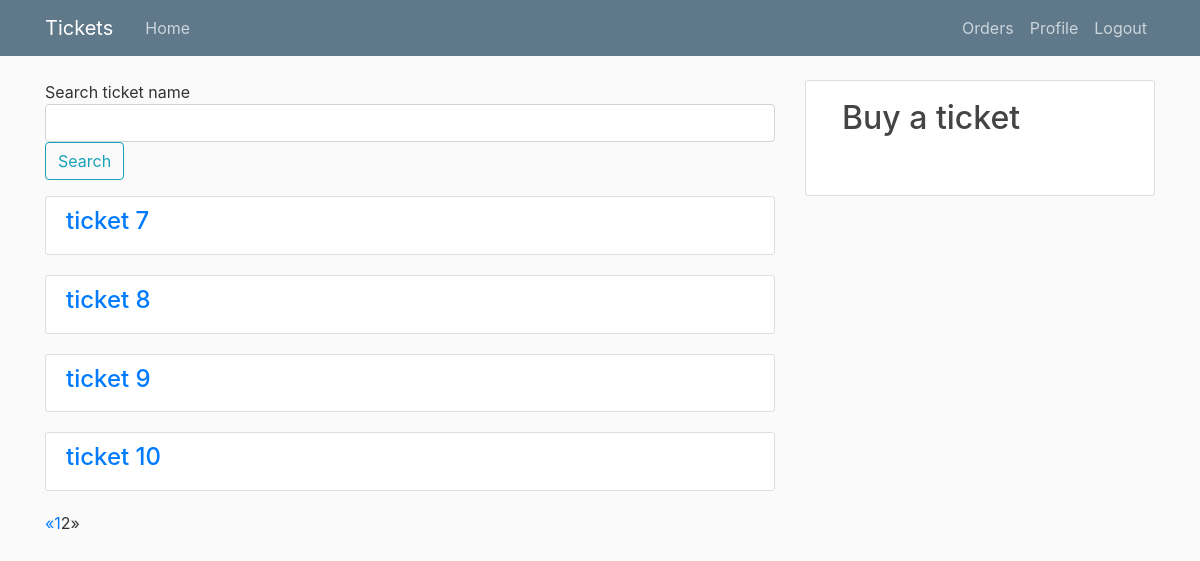
Page /orders/?page=2 (signed in) on the earlier database version.
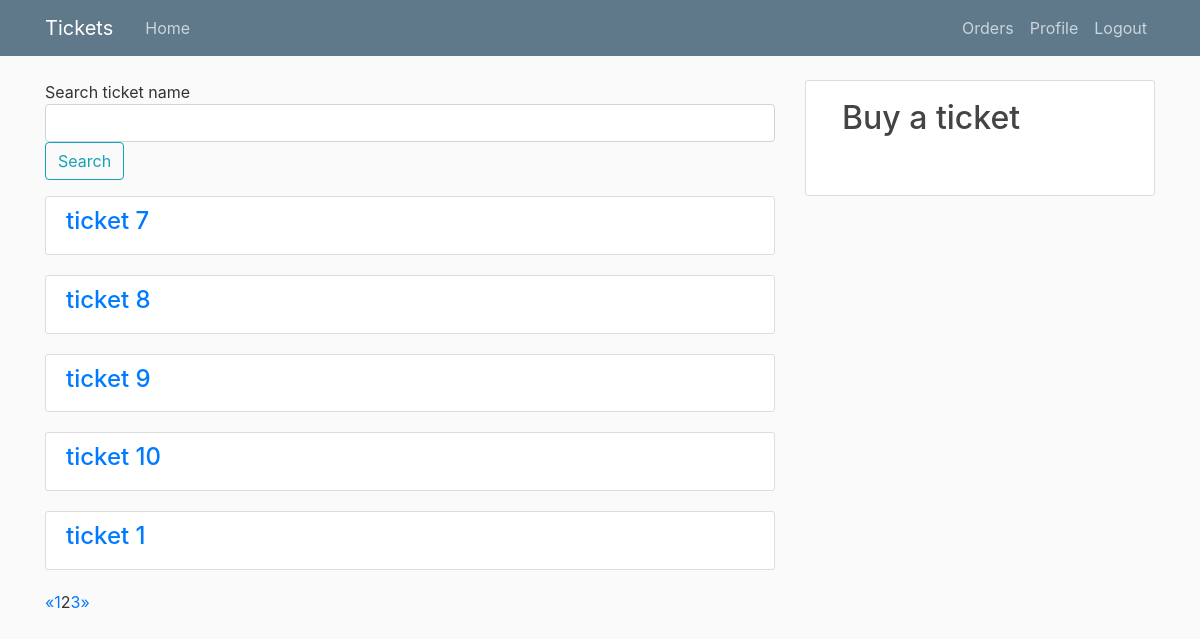
Same page on the later database version.
### tickets_app/models.py (models this page shows, shortened)
class Order(models.Model):
    user = models.ForeignKey(User, verbose_name=_("User"), on_delete=models.CASCADE, related_name="order")
    ticket = models.ForeignKey(Ticket, verbose_name=("Ticket"), on_delete=models.CASCADE, related_name="tk_order")
    class Meta:
        verbose_name = _('Order')
        verbose_name_plural = _('Orders')

class Ticket(models.Model):
    name = models.CharField(max_length=100, verbose_name=_("Name"))
    price = models.DecimalField(max_digits=4, decimal_places=2, verbose_name=_('Price'))
    start_date = models.DateTimeField(verbose_name=_("Start Date"))
    end_date = models.DateTimeField(verbose_name=_("End date"))
    barcode = models.PositiveSmallIntegerField(verbose_name=_("Barcode"), unique=True)
    def __str__(self):
        return self.name
    class Meta:
        verbose_name = _('Ticket')
        verbose_name_plural = _('tickets')

### tickets_app/views.py (the view)
# urls.py: path("orders/", ticket_views.orders, name="orders"),
@login_required
def orders(request: WSGIRequest) -> HttpResponse:
    user = request.user
    orders = Order.objects.filter(user=user)
    q = request.GET.get('q')
    if q:
        orders = Order.objects.filter(Q(ticket__name__icontains=q), Q(user=user))
    page = request.GET.get('page', 1)
    paginator = Paginator(orders, 5)
    try:
        orders = paginator.page(page)
    except PageNotAnInteger:
        orders = paginator.page(1)
    except EmptyPage:
        orders = paginator.page(paginator.num_pages)
    return render(request, "tickets_app/orders.html", context={
        "orders": orders,
    })

### tickets_app/templates/tickets_app/orders.html
{% extends "tickets_app/base.html" %}
{% block content %}
<form method="GET" action="orders">
  Search ticket name
  <div class = "form-group">
      <input class = "textinput textInput form-control" id="search_order" type="text" name="q" value="{{ request.GET.q }}">
      <button class = "btn btn-outline-info" >Search</button>
  </div>
</form>
  {% for order in orders %}
      <div class = "content-section">
          <h4><a href="{% url 'order-detail' order.id %}">{{order.ticket}}</a></h4>
      </div>
  {% endfor %}
  {% if orders.has_other_pages %}
      <ul class="pagination">
        {% if orders.has_previous %}
          <li><a href="?page={{ orders.previous_page_number }}">&laquo;</a></li>
        {% else %}
          <li class="disabled"><span>&laquo;</span></li>
        {% endif %}
        {% for i in orders.paginator.page_range %}
          {% if orders.number == i %}
            <li class="active"><span>{{ i }} <span class="sr-only">(current)</span></span></li>
          {% else %}
            <li><a href="?page={{ i }}">{{ i }}</a></li>
          {% endif %}
        {% endfor %}
        {% if orders.has_next %}
          <li><a href="?page={{ orders.next_page_number }}">&raquo;</a></li>
        {% else %}
          <li class="disabled"><span>&raquo;</span></li>
        {% endif %}
      </ul>
  {% endif %}
{% endblock content%}

### tickets_app/templates/tickets_app/base.html (shortened to what this page needs)
{% load static %}
<!DOCTYPE html>
<html>
    <head>
      <link rel="stylesheet" href="https://stackpath.bootstrapcdn.com/bootstrap/4.3.1/css/bootstrap.min.css">
      <link rel="stylesheet"  type = "text/css" href="{% static 'tickets_app/main.css' %}" >
    </head>
    <body>
      <header class="site-header">
        <nav class="navbar navbar-expand-md navbar-dark bg-steel fixed-top">
          <div class="container">
            <a class="navbar-brand mr-4" href="{% url 'orders' %}">Tickets</a>
            <div class="collapse navbar-collapse" id="navbarToggle">
              <div class="navbar-nav mr-auto">
                <a class="nav-item nav-link" href="{% url 'home' %}">Home</a>
              </div>
              <div class="navbar-nav">
                {% if user.is_authenticated %}
                  <a class="nav-item nav-link" href="{% url 'orders' %}">Orders</a>
                  <a class="nav-item nav-link" href="{% url 'profile' %}">Profile</a>
                  <a class="nav-item nav-link" href="{% url 'logout' %}">Logout</a>
                {% else %}
                  <a class="nav-item nav-link" href="{% url 'login' %}">Login</a>
                  <a class="nav-item nav-link" href="{% url 'register' %}">Register</a>
                {% endif %}
              </div>
            </div>
          </div>
        </nav>
      </header>
      <main role="main" class="container">
        <div class="row">
          <div class="col-md-8">
            {% block content %}{% endblock %}
          </div>
          <div class="col-md-4">
            <div class="content-section">
              {% if user.is_authenticated %}
                <a class="nav-item nav-link" href="{% url 'order-create' %}"><h2>Buy a ticket</h2></a>
              {% endif %}
            </div>
          </div>
        </div>
      </main>
    </body>
</html>

### tickets_app/static/tickets_app/main.css (style rules this page uses)
body { background: #fafafa; color: #333333; margin-top: 5rem; }
h1, h2, h3, h4, h5, h6 { color: #444444; }
ul { margin: 0; }
.bg-steel { background-color: #5f788a; }
.site-header .navbar-nav .nav-link { color: #cbd5db; }
.content-section { background: #ffffff; padding: 10px 20px; border: 1px solid #dddddd; border-radius: 3px; margin-bottom: 20px; }

Differences in the rows shown:
added Order: ticket "ticket 1"
Other differences:
new list line: "3"
